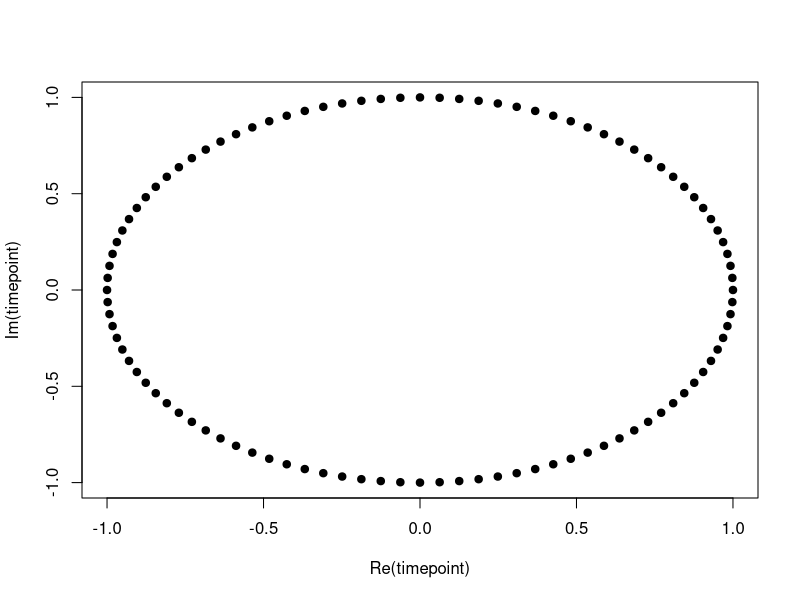
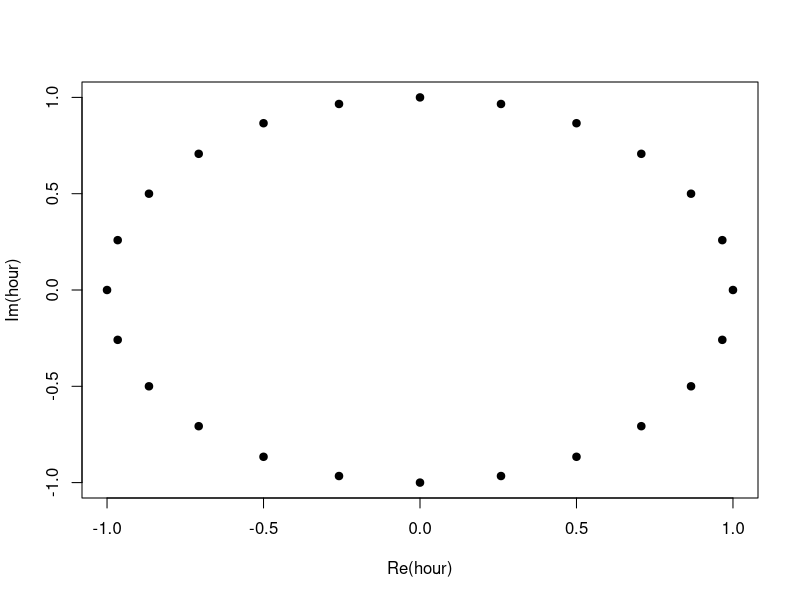

Write R code to recreate these figures, in order.
## ---- chunk 1
knitr::opts_chunk$set(
  collapse = TRUE,
  comment = "#>"
)
## ---- chunk 2
k <- 100
timepoint <- exp(1i * 2 * pi * (k:1) / k)
plot(timepoint, pch = 19)
## ---- chunk 3
k <- 24
hour <- exp(1i * 2 * pi * (k:1) / k)
plot(hour, pch = 19)
